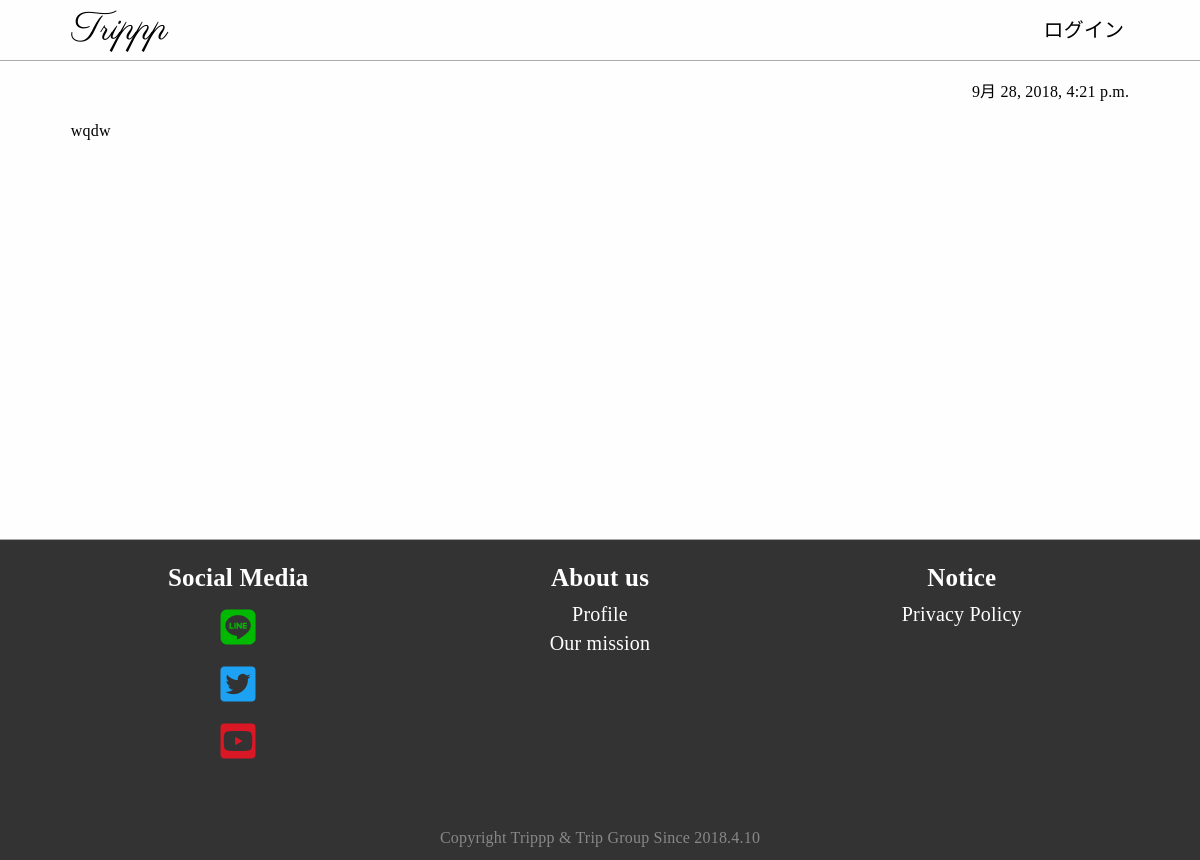
Page /tabilog/articles/1 on the earlier database version.
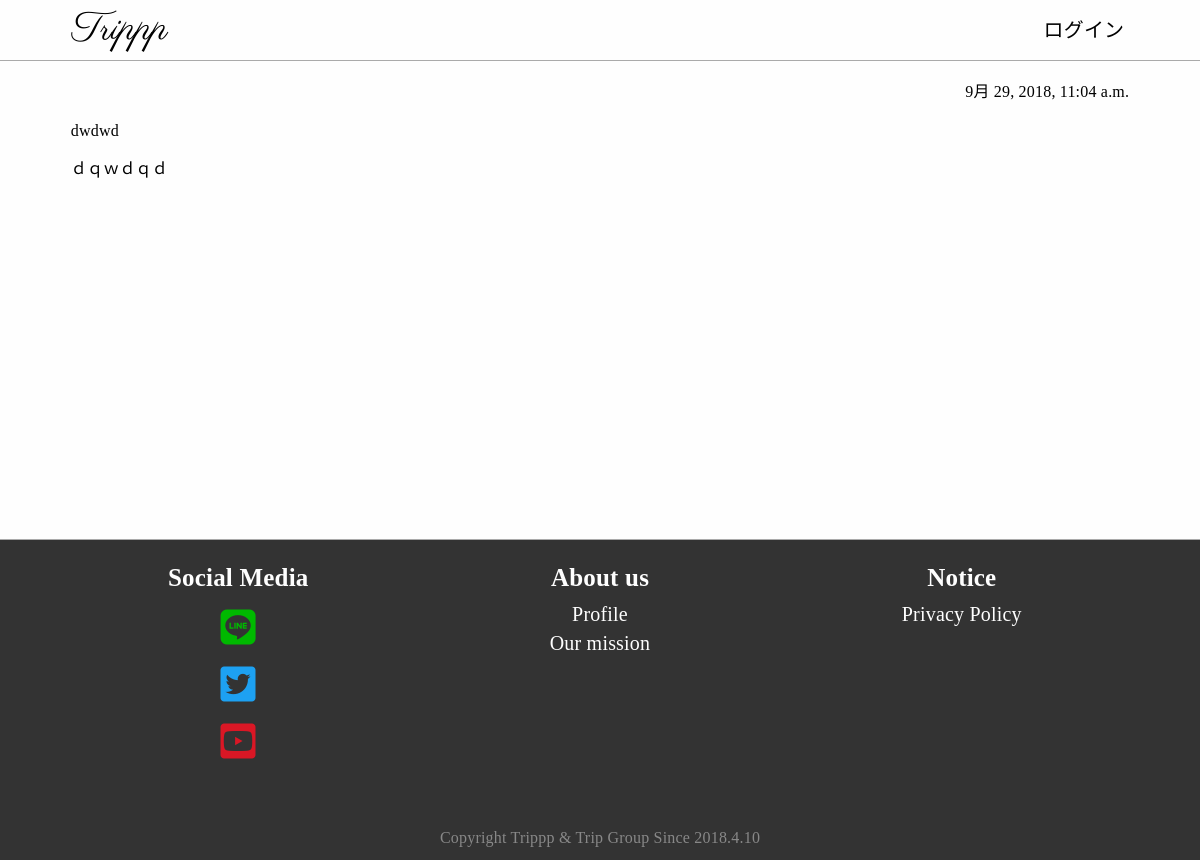
Same page on the later database version.
### tabilog/models.py (models this page shows, shortened)
class tabilog(models.Model):
    title=models.CharField(max_length=100)
    pub_date=models.DateTimeField(default=datetime.now)
    author=models.CharField(max_length=100)
    user_pk=models.IntegerField()
    body=HTMLField("content")

### tabilog/views.py (the view)
# urls.py: path('articles/<int:number>',views.tabilog_show,name="tabilog_show"),
def tabilog_show(request,number):
    tabilog_render=tabilog.objects.get(pk=number)
    return render(request,"tabilog/tabilog.html",{"tabilog":tabilog_render})

### templates/tabilog/tabilog.html (shortened to what this page needs)
{% extends "base.html" %}
{% load static %}
{% block header %}
<link rel="stylesheet" type="text/css" href="{% static 'css/tabilog.css' %}">
{% endblock %}
{% block content %}
  <div class="content__pubdate">{{tabilog.pub_date}}</div>
  {{tabilog.body | safe}}
{% endblock %}

Differences in the rows shown:
changed tabilog: pub_date "9月 28, 2018, 4:21 p.m." → "9月 29, 2018, 11:04 a.m."; body "wqdw" → "dwdwd ｄｑｗｄｑｄ"
